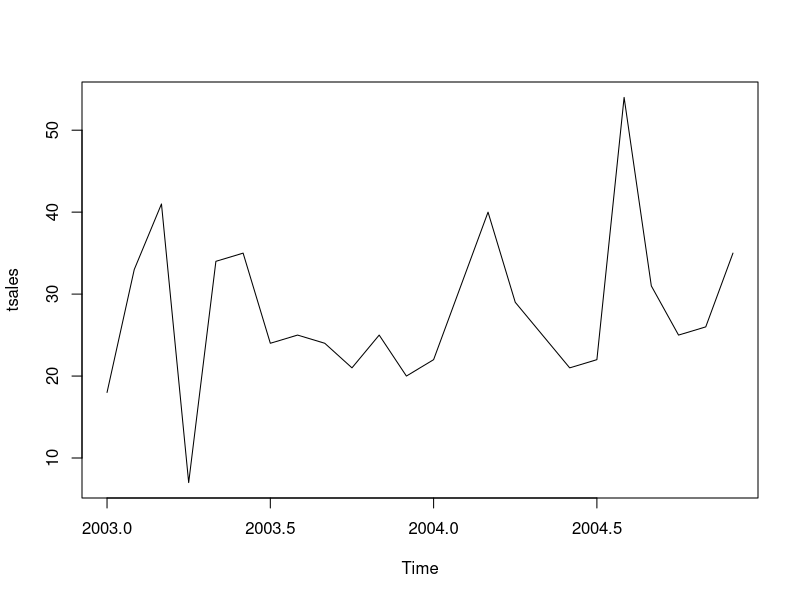

R code for this plot:
sales <- c(18, 33, 41, 7, 34, 35, 24, 25, 24, 21, 25, 20,
           22, 31, 40, 29, 25, 21, 22, 54, 31, 25, 26, 35)

tsales <- ts(sales, start=c(2003, 1), frequency=12)
tsales


plot(tsales)
